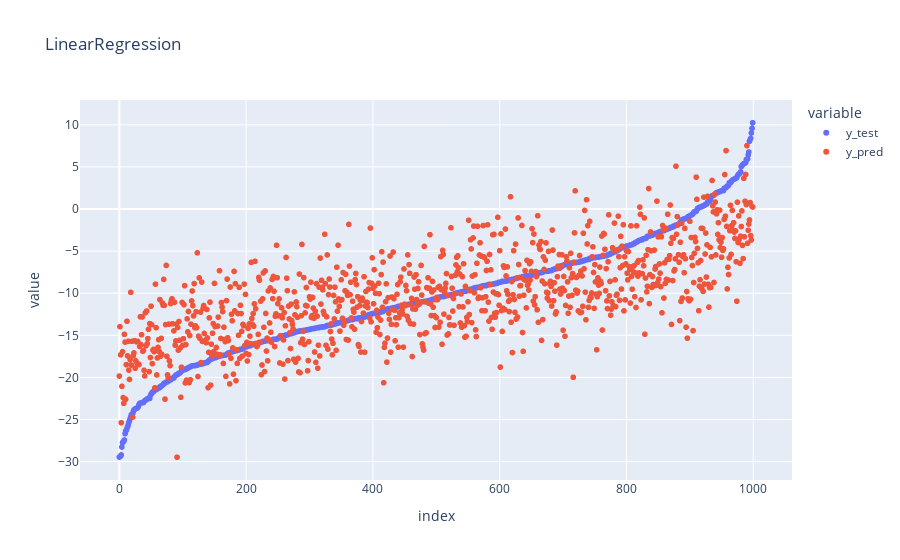

The notebook cell saved with this chart:
### Markdown cell above
### Linear Regression

### Code cell
# create regressor
lin_reg = LinearRegression()

# fit it
lin_reg.fit(X_train, y_train.ravel())

# no CV-search for LinearRegression because it doesn't have important parameters to optimize
# so store vanilla LinearRegression
best_regressor["linear_regression"] = lin_reg

# display results
show_res_report(lin_reg)

### Figure 1 — Plotly figure (JSON) as saved in the notebook; plotly's stock layout.template omitted (floating-point values rounded to 4 significant figures; data arrays with more than 128 entries replaced by an {"elided": "..."} marker saying what was removed)
{"data": [{"hovertemplate": "variable=y_test<br>index=%{x}<br>value=%{y}<extra></extra>", "legendgroup": "y_test", "marker": {"color": "#636efa", "symbol": "circle"}, "mode": "markers", "name": "y_test", "showlegend": true, "type": "scattergl", "x": {"elided": "1000 int values"}, "xaxis": "x", "y": {"elided": "1000 float values"}, "yaxis": "y"}, {"hovertemplate": "variable=y_pred<br>index=%{x}<br>value=%{y}<extra></extra>", "legendgroup": "y_pred", "marker": {"color": "#EF553B", "symbol": "circle"}, "mode": "markers", "name": "y_pred", "showlegend": true, "type": "scattergl", "x": {"elided": "1000 int values"}, "xaxis": "x", "y": {"elided": "1000 float values"}, "yaxis": "y"}], "layout": {"legend": {"title": {"text": "variable"}, "tracegroupgap": 0}, "title": {"text": "LinearRegression"}, "xaxis": {"anchor": "y", "domain": [0, 1], "title": {"text": "index"}}, "yaxis": {"anchor": "x", "domain": [0, 1], "title": {"text": "value"}}}}
